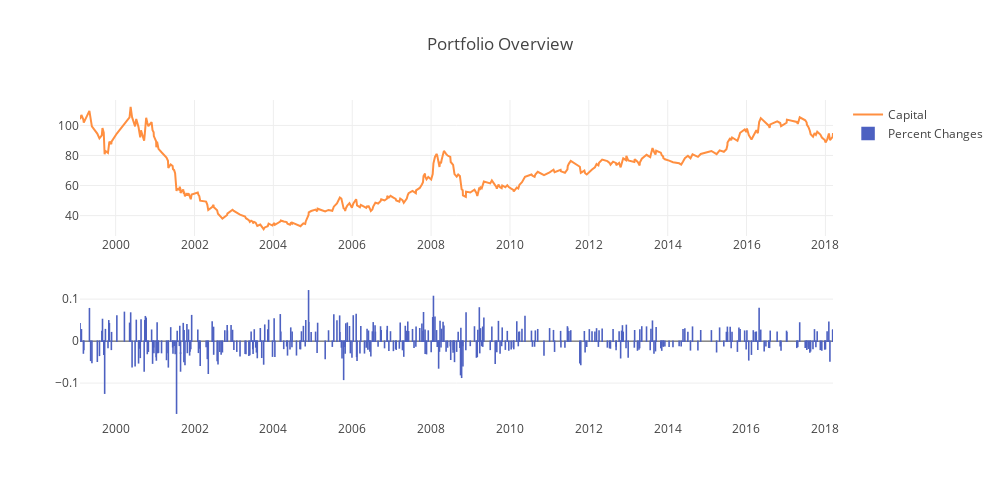

Write notebook code for a chart like this one.
### Code cell
aapl_stats = stock_figures('AAPL')

### Figure 1 — Plotly figure (JSON) as saved in the notebook; plotly's stock layout.template omitted (floating-point values rounded to 4 significant figures; data arrays with more than 128 entries replaced by an {"elided": "..."} marker saying what was removed)
{"data": [{"line": {"color": "#ff8f40"}, "name": "Capital", "type": "scatter", "x": {"elided": "397 str values"}, "xaxis": "x1", "y": {"elided": "397 float values"}, "yaxis": "y1"}, {"marker": {"color": "#4d61c1", "line": {"color": "#4d61c1", "width": 1.5}}, "name": "Percent Changes", "type": "bar", "x": {"elided": "397 str values"}, "xaxis": "x2", "y": {"elided": "397 float values"}, "yaxis": "y2"}], "layout": {"height": 500, "title": "Portfolio Overview", "width": 1000, "xaxis1": {"anchor": "y1", "domain": [0, 1]}, "xaxis2": {"anchor": "y2", "domain": [0, 1]}, "yaxis1": {"anchor": "x1", "domain": [0.575, 1]}, "yaxis2": {"anchor": "x2", "domain": [0, 0.425]}}}
